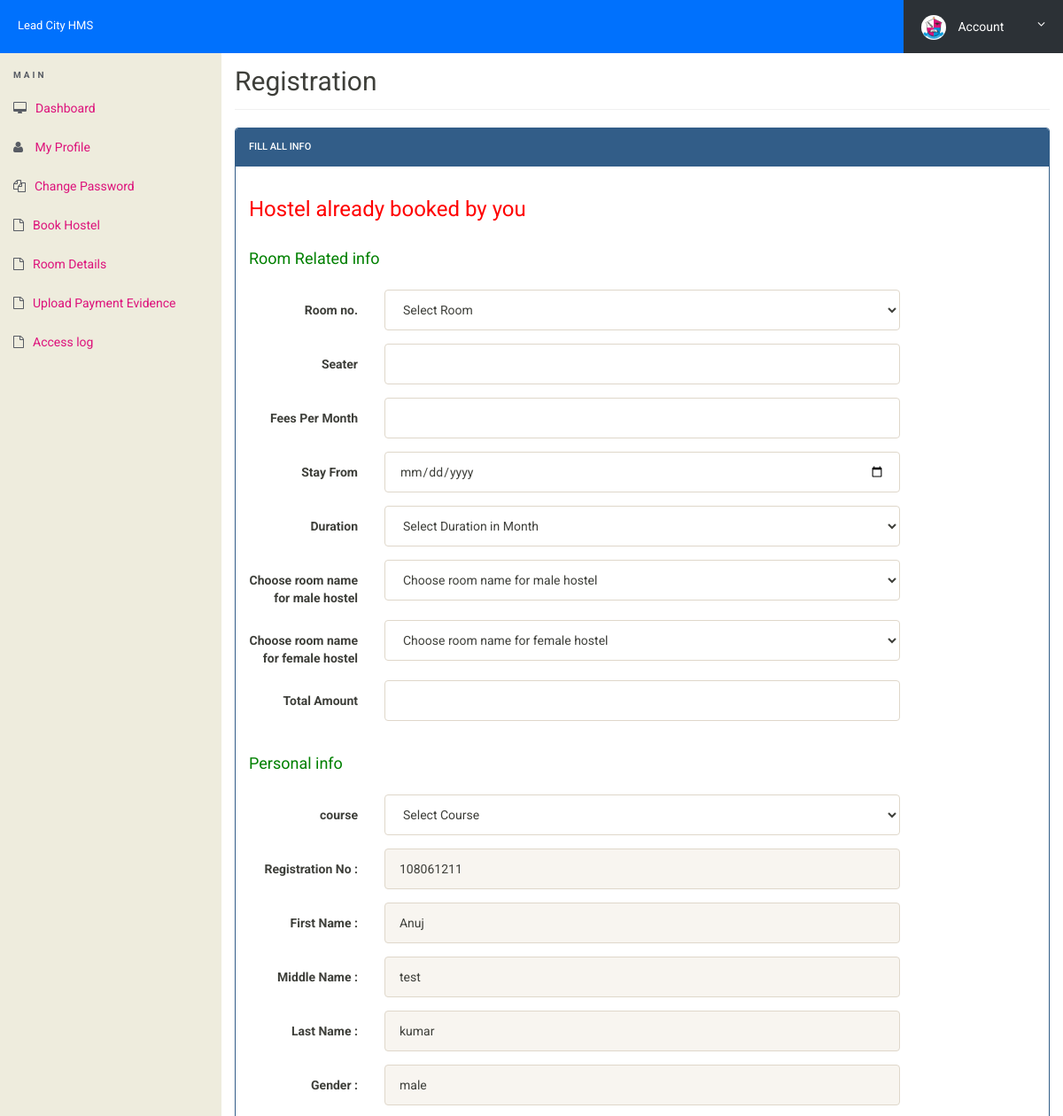
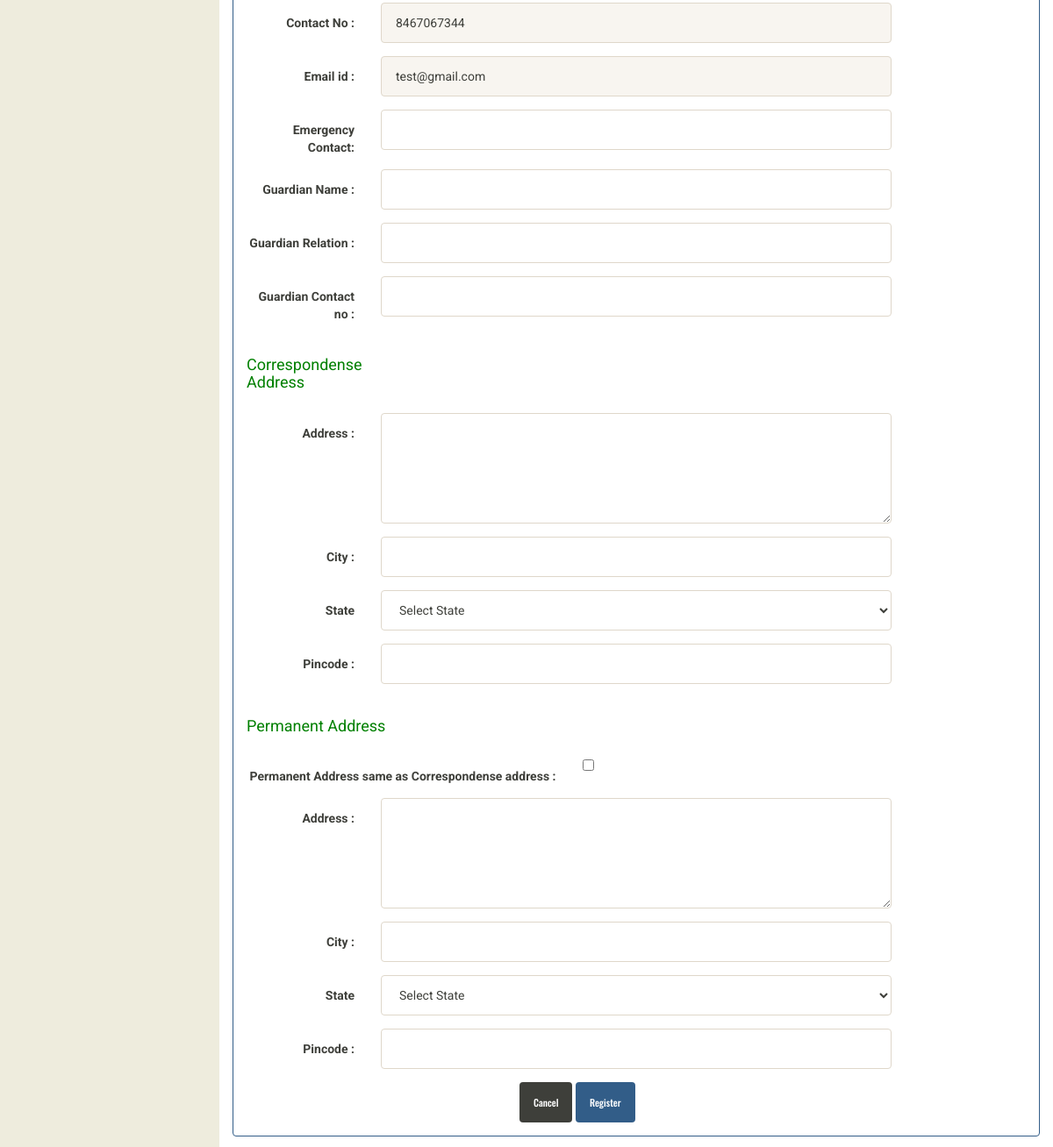
The app's page /book-hostel.php (signed in) with its own data (2 pictures, top to bottom).
### tables this page shows
CREATE TABLE IF NOT EXISTS `userregistration` (
  `id` int(11) NOT NULL AUTO_INCREMENT,
  `regNo` varchar(255) NOT NULL,
  `firstName` varchar(255) NOT NULL,
  `middleName` varchar(255) NOT NULL,
  `lastName` varchar(255) NOT NULL,
  `gender` varchar(255) NOT NULL,
  `contactNo` bigint(20) NOT NULL,
  `email` varchar(255) NOT NULL,
  `password` varchar(255) NOT NULL,
  `regDate` timestamp NOT NULL DEFAULT CURRENT_TIMESTAMP,
  `updationDate` varchar(45) NOT NULL,
  `passUdateDate` varchar(45) NOT NULL,
  PRIMARY KEY (`id`)
);

### book-hostel.php (the view, shortened to what this page needs)
<?php
include('includes/config.php');
?>
<!doctype html>
<html lang="en" class="no-js">
<head>
	<link rel="stylesheet" href="css/font-awesome.min.css">
	<link rel="stylesheet" href="css/bootstrap.min.css">
	<link rel="stylesheet" href="css/dataTables.bootstrap.min.css">>
	<link rel="stylesheet" href="css/bootstrap-social.css">
	<link rel="stylesheet" href="css/bootstrap-select.css">
	<link rel="stylesheet" href="css/fileinput.min.css">
	<link rel="stylesheet" href="css/awesome-bootstrap-checkbox.css">
	<link rel="stylesheet" href="css/style.css">
</head>
<body>
	<?php include('includes/header.php');?>
	<div class="ts-main-content">
		<?php include('includes/sidebar.php');?>
		<div class="content-wrapper">
			<div class="container-fluid">
				<div class="row">
					<div class="col-md-12">
						<h2 class="page-title">Registration </h2>
						<div class="row">
							<div class="col-md-12">
								<div class="panel panel-primary">
									<div class="panel-heading">Fill all Info</div>
									<div class="panel-body">
										<form method="post" action="" class="form-horizontal">
							<?php
$uid=$_SESSION['login'];
							 $stmt=$mysqli->prepare("SELECT emailid FROM registration WHERE emailid=? ");
				$stmt->bind_param('s',$uid);
				$stmt->execute();
				$stmt -> bind_result($email);
				$rs=$stmt->fetch();
				if($rs)
				{ ?>
			<h3 style="color: red" align="left">Hostel already booked by you</h3>
				<?php }
				else{
							echo "";
							}
							?>
<div class="form-group">
<label class="col-sm-4 control-label"><h4 style="color: green" align="left">Room Related info </h4> </label>
</div>
<div class="form-group">
<label class="col-sm-2 control-label">Room no. </label>
<div class="col-sm-8">
<select name="room" id="room"class="form-control"  onChange="getSeater(this.value);" onBlur="checkAvailability()" required>
<option value="">Select Room</option>
</select>
</div>
</div>
<div class="form-group">
<label class="col-sm-2 control-label">Seater</label>
<div class="col-sm-8">
<input type="text" name="seater" id="seater"  class="form-control"  >
</div>
</div>
<div class="form-group">
<label class="col-sm-2 control-label">Fees Per Month</label>
<div class="col-sm-8">
<input type="text" name="fpm" id="fpm"  class="form-control" >
</div>
</div>
<div class="form-group">
<label class="col-sm-2 control-label">Stay From</label>
<div class="col-sm-8">
<input type="date" name="stayf" id="stayf"  class="form-control" >
</div>
</div>
<div class="form-group">
<label class="col-sm-2 control-label">Duration</label>
<div class="col-sm-8">
<select name="duration" id="duration" class="form-control">
<option value="">Select Duration in Month</option>
</select>
</div>
</div>
<div class="form-group">
<label class="col-sm-2 control-label">Choose room name for male hostel</label>
<div class="col-sm-8">
<select name="roomname" id="roomname" class="form-control">
<option value="">Choose room name for male hostel</option>
</select>
</div>
</div>
<div class="form-group">
<label class="col-sm-2 control-label">Choose room name for female hostel</label>
<div class="col-sm-8">
<select name="roomfemale" id="roomname" class="form-control">
<option value="">Choose room name for female hostel</option>
</select>
</div>
</div>
<div class="form-group">
<label class="col-sm-2 control-label">Total Amount</label>
<div class="col-sm-8">
<input type="text" name="ta" id="ta"  class="result form-control" >
</div>
</div>
<div class="form-group">
<label class="col-sm-2 control-label"><h4 style="color: green" align="left">Personal info </h4> </label>
</div>
<div class="form-group">
<label class="col-sm-2 control-label">course </label>
<div class="col-sm-8">
<select name="course" id="course" class="form-control" required>
<option value="">Select Course</option>
</select> </div>
</div>
<?php
$aid=$_SESSION['id'];
	$ret="select * from userregistration where id=?";
		$stmt= $mysqli->prepare($ret) ;
	 $stmt->bind_param('i',$aid);
	 $stmt->execute() ;
	 $res=$stmt->get_result();
	   while($row=$res->fetch_object())
	  {
	  	?>
<div class="form-group">
<label class="col-sm-2 control-label">Registration No : </label>
<div class="col-sm-8">
<input type="text" name="regno" id="regno"  class="form-control" value="<?php echo $row->regNo;?>" readonly >
</div>
</div>
<div class="form-group">
<label class="col-sm-2 control-label">First Name : </label>
<div class="col-sm-8">
<input type="text" name="fname" id="fname"  class="form-control" value="<?php echo $row->firstName;?>" readonly>
</div>
</div>
<div class="form-group">
<label class="col-sm-2 control-label">Middle Name : </label>
<div class="col-sm-8">
<input type="text" name="mname" id="mname"  class="form-control" value="<?php echo $row->middleName;?>"  readonly>
</div>
</div>
<div class="form-group">
<label class="col-sm-2 control-label">Last Name : </label>
<div class="col-sm-8">
<input type="text" name="lname" id="lname"  class="form-control" value="<?php echo $row->lastName;?>" readonly>
</div>
</div>
<div class="form-group">
<label class="col-sm-2 control-label">Gender : </label>
<div class="col-sm-8">
<input type="text" name="gender" value="<?php echo $row->gender;?>" class="form-control" readonly>
</div>
</div>
<div class="form-group">
<label class="col-sm-2 control-label">Contact No : </label>
<div class="col-sm-8">
<input type="text" name="contact" id="contact" value="<?php echo $row->contactNo;?>"  class="form-control" readonly>
</div>
</div>
<div class="form-group">
<label class="col-sm-2 control-label">Email id : </label>
<div class="col-sm-8">
<input type="email" name="email" id="email"  class="form-control" value="<?php echo $row->email;?>"  readonly>
</div>
</div>
<?php } ?>
<div class="form-group">
<label class="col-sm-2 control-label">Emergency Contact: </label>
<div class="col-sm-8">
<input type="text" name="econtact" id="econtact"  class="form-control" required="required">
</div>
</div>
<div class="form-group">
<label class="col-sm-2 control-label">Guardian  Name : </label>
<div class="col-sm-8">
<input type="text" name="gname" id="gname"  class="form-control" required="required">
</div>
</div>
<div class="form-group">
<label class="col-sm-2 control-label">Guardian  Relation : </label>
<div class="col-sm-8">
<input type="text" name="grelation" id="grelation"  class="form-control" required="required">
</div>
</div>
<div class="form-group">
<label class="col-sm-2 control-label">Guardian Contact no : </label>
<div class="col-sm-8">
<input type="text" name="gcontact" id="gcontact"  class="form-control" required="required">
</div>
</div>
<div class="form-group">
<label class="col-sm-3 control-label"><h4 style="color: green" align="left">Correspondense Address </h4> </label>
</div>
<div class="form-group">
<label class="col-sm-2 control-label">Address : </label>
<div class="col-sm-8">
<textarea  rows="5" name="address"  id="address" class="form-control" required="required"></textarea>
</div>
</div>
<div class="form-group">
<label class="col-sm-2 control-label">City : </label>
<div class="col-sm-8">
<input type="text" name="city" id="city"  class="form-control" required="required">
</div>
</div>
<div class="form-group">
<label class="col-sm-2 control-label">State </label>
<div class="col-sm-8">
<select name="state" id="state"class="form-control" required>
<option value="">Select State</option>
</select> </div>
</div>
<div class="form-group">
<label class="col-sm-2 control-label">Pincode : </label>
<div class="col-sm-8">
<input type="text" name="pincode" id="pincode"  class="form-control" required="required">
</div>
</div>
<div class="form-group">
<label class="col-sm-3 control-label"><h4 style="color: green" align="left">Permanent Address </h4> </label>
</div>
<div class="form-group">
<label class="col-sm-5 control-label">Permanent Address same as Correspondense address : </label>
<div class="col-sm-4">
<input type="checkbox" name="adcheck" value="1"/>
</div>
</div>
<div class="form-group">
<label class="col-sm-2 control-label">Address : </label>
<div class="col-sm-8">
<textarea  rows="5" name="paddress"  id="paddress" class="form-control" required="required"></textarea>
</div>
</div>
<div class="form-group">
<label class="col-sm-2 control-label">City : </label>
<div class="col-sm-8">
<input type="text" name="pcity" id="pcity"  class="form-control" required="required">
</div>
</div>
<div class="form-group">
<label class="col-sm-2 control-label">State </label>
<div class="col-sm-8">
<select name="pstate" id="pstate"class="form-control" required>
<option value="">Select State</option>
</select> </div>
</div>
<div class="form-group">
<label class="col-sm-2 control-label">Pincode : </label>
<div class="col-sm-8">
<input type="text" name="ppincode" id="ppincode"  class="form-control" required="required">
</div>
</div>
<div class="col-sm-6 col-sm-offset-4">
<button class="btn btn-default" type="submit">Cancel</button>
<input type="submit" name="submit" Value="Register" class="btn btn-primary">
</div>
</form>
									</div>
									</div>
								</div>
							</div>
						</div>
							</div>
						</div>
					</div>
				</div>
</body>
</html>

### css/style.css (style rules this page uses)
html { font-size: 14px; }
@media only screen and (min-width: 480px) { html { font-size: 17px; } }
@media only screen and (min-width: 768px) { html { font-size: 14px; } }
body { font-size: 1em; }
.btn { font-family: 'Oswald', sans-serif; }
.panel { overflow: hidden; }
.btn { text-transform: none; }
.page-title { padding-bottom: 15px; margin-bottom: 20px; border-bottom: 1px solid #f0f0f0; }
.ts-main-content .content-wrapper { padding-top: 15px; margin-top: 20px; }
@media only screen and (min-width: 992px) { .ts-main-content .content-wrapper { margin-left: 250px; } }

### records on screen
userregistration: regno "108061211", fname "Anuj", mname "test", lname "kumar", gender "male", contact "8467067344", email "test@gmail.com"
